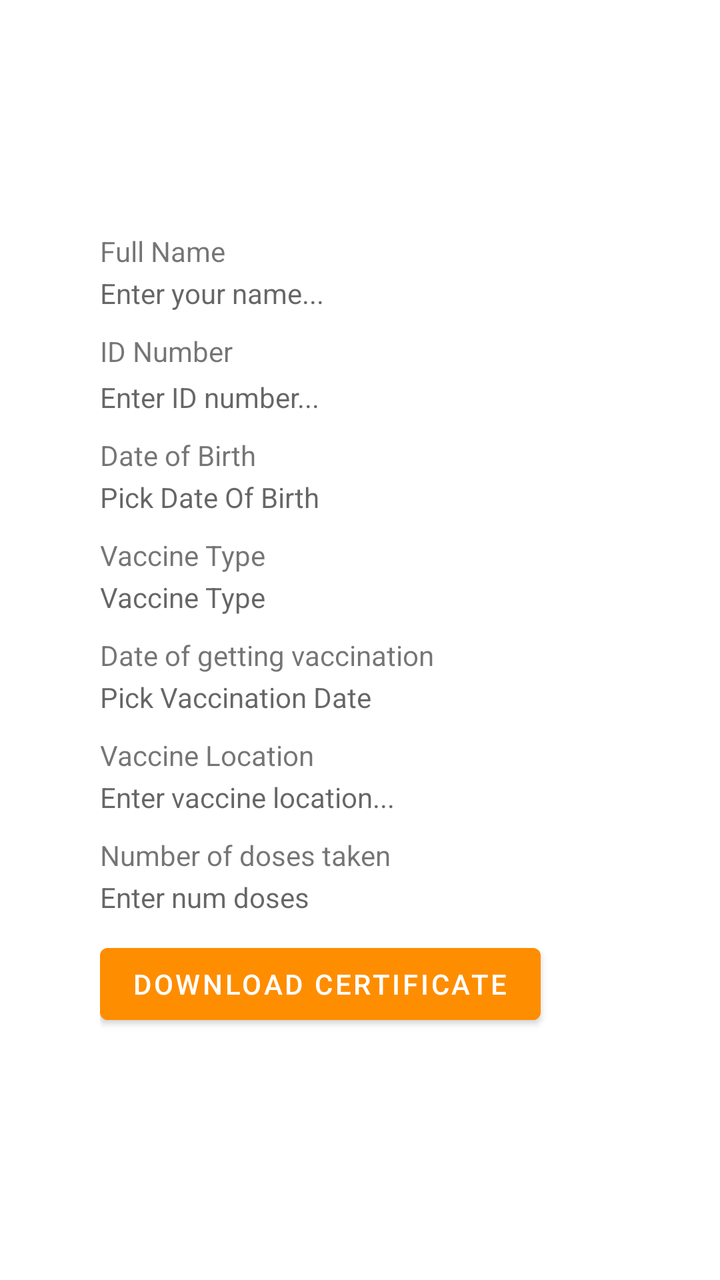
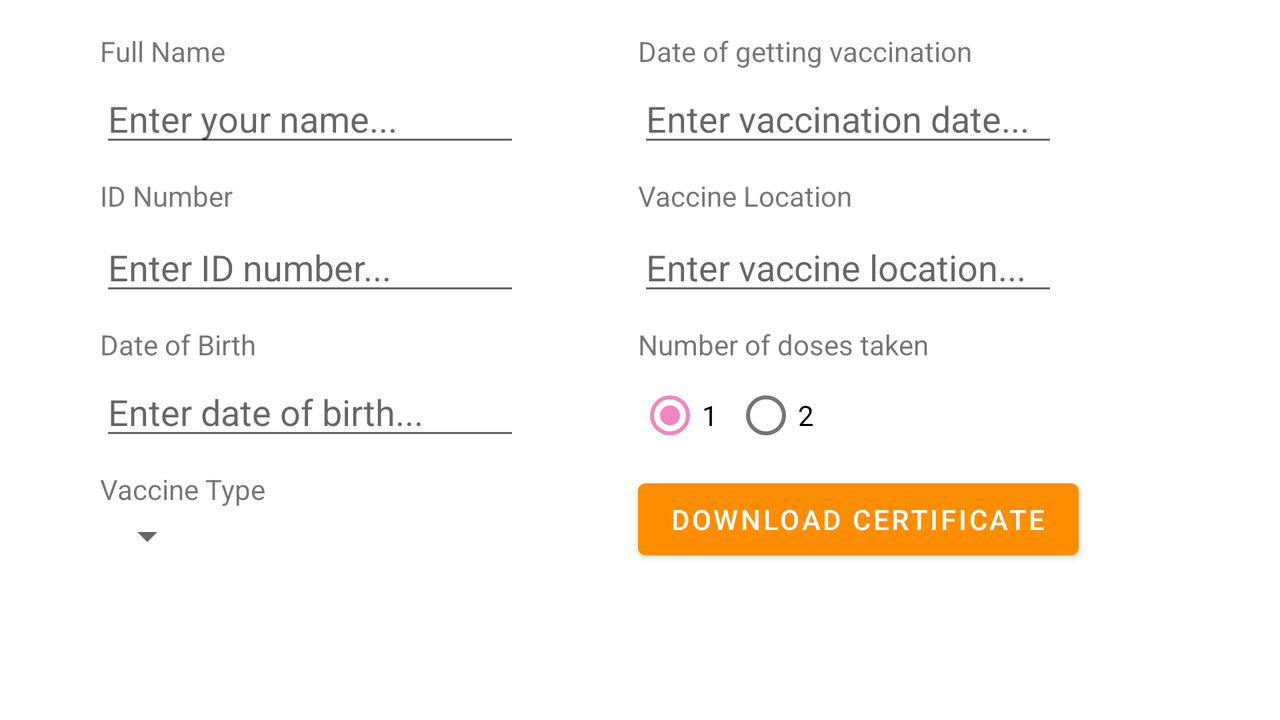

One screen, two layout resources from the same app: the default and the repository's alternative for another configuration. Each is rendered where Android would select it; the XML of both is given below.
<!-- AndroidManifest.xml: application theme Theme.CovidControlX -->
<!-- res/layout/activity_download_certificate.xml -->
<?xml version="1.0" encoding="utf-8"?>
<ScrollView xmlns:android="http://schemas.android.com/apk/res/android"
    xmlns:app="http://schemas.android.com/apk/res-auto"
    android:layout_width="match_parent"
    android:layout_height="match_parent"
    android:background="@color/white">

    <LinearLayout
        android:layout_width="match_parent"
        android:layout_height="wrap_content"
        android:layout_marginStart="50dp"
        android:orientation="vertical"
        android:textAlignment="center">

    <ImageView
        android:id="@+id/output"
        android:layout_width="100dp"
        android:layout_height="100dp"
        android:scaleType="fitCenter"
        android:adjustViewBounds="true"/>

    <TextView
        android:id="@+id/textView6"
        android:layout_width="wrap_content"
        android:layout_height="wrap_content"
        android:layout_marginTop="16dp"
        android:text="@string/full_name"
        app:layout_constraintStart_toStartOf="parent"
        app:layout_constraintTop_toTopOf="parent" />

    <TextView
        android:id="@+id/nameEditTxt"
        android:layout_width="wrap_content"
        android:layout_height="wrap_content"
        android:layout_marginTop="2dp"
        android:ems="10"
        android:hint="@string/enter_your_name"
        android:inputType="textPersonName"
        app:layout_constraintStart_toStartOf="parent"
        app:layout_constraintTop_toBottomOf="@+id/textView6" />

    <TextView
        android:id="@+id/textView7"
        android:layout_width="wrap_content"
        android:layout_height="wrap_content"
        android:layout_marginTop="10dp"
        android:text="@string/id_number"
        app:layout_constraintStart_toStartOf="parent"
        app:layout_constraintTop_toBottomOf="@+id/nameEditTxt" />

    <TextView
        android:id="@+id/idEditTxt"
        android:layout_width="wrap_content"
        android:layout_height="wrap_content"
        android:layout_marginTop="4dp"
        android:ems="10"
        android:hint="@string/enter_id_number"
        android:inputType="textCapCharacters"
        app:layout_constraintStart_toStartOf="parent"
        app:layout_constraintTop_toBottomOf="@+id/textView7" />

    <TextView
        android:id="@+id/textView9"
        android:layout_width="wrap_content"
        android:layout_height="wrap_content"
        android:layout_marginTop="10dp"
        android:text="@string/date_of_birth"
        app:layout_constraintStart_toStartOf="parent"
        app:layout_constraintTop_toBottomOf="@+id/idEditTxt" />

    <TextView
        android:id="@+id/birthDateEditTxt"
        android:layout_width="wrap_content"
        android:layout_height="wrap_content"
        android:layout_marginTop="2dp"
        android:ems="10"
        android:hint="Pick Date Of Birth"
        android:editable="false"
        android:inputType="none"
        app:layout_constraintStart_toStartOf="parent"
        app:layout_constraintTop_toBottomOf="@+id/textView9" />

    <TextView
        android:id="@+id/textView10"
        android:layout_width="wrap_content"
        android:layout_height="wrap_content"
        android:layout_marginTop="10dp"
        android:text="@string/vaccine_type"
        app:layout_constraintStart_toStartOf="parent"
        app:layout_constraintTop_toBottomOf="@+id/birthDateEditTxt" />

    <TextView
        android:id="@+id/vaccineType"
        android:layout_width="wrap_content"
        android:layout_height="wrap_content"
        android:layout_marginTop="2dp"
        android:hint="Vaccine Type"
        app:layout_constraintStart_toStartOf="parent"
        app:layout_constraintTop_toBottomOf="@+id/textView10" />

    <TextView
        android:id="@+id/textView11"
        android:layout_width="wrap_content"
        android:layout_height="wrap_content"
        android:layout_marginTop="10dp"
        android:text="@string/date_of_getting_vaccination"
        app:layout_constraintStart_toStartOf="parent"
        app:layout_constraintTop_toBottomOf="@+id/vaccine_types_spinner" />

    <TextView
        android:id="@+id/vaccineDateEditTxt"
        android:layout_width="wrap_content"
        android:layout_height="wrap_content"
        android:layout_marginTop="2dp"
        android:ems="10"
        android:hint="Pick Vaccination Date"
        android:editable="false"
        android:inputType="none"
        app:layout_constraintStart_toStartOf="parent"
        app:layout_constraintTop_toBottomOf="@+id/textView11" />

    <TextView
        android:id="@+id/textView8"
        android:layout_width="wrap_content"
        android:layout_height="wrap_content"
        android:layout_marginTop="10dp"
        android:text="@string/vaccine_location"
        app:layout_constraintStart_toStartOf="parent"
        app:layout_constraintTop_toBottomOf="@+id/vaccineDateEditTxt" />

    <TextView
        android:id="@+id/vaccineLocationEditTxt"
        android:layout_width="wrap_content"
        android:layout_height="wrap_content"
        android:layout_marginTop="2dp"
        android:ems="10"
        android:hint="@string/enter_vaccine_location"
        android:inputType="textCapWords"
        app:layout_constraintStart_toStartOf="parent"
        app:layout_constraintTop_toBottomOf="@+id/textView8" />

    <TextView
        android:id="@+id/textView13"
        android:layout_width="wrap_content"
        android:layout_height="wrap_content"
        android:layout_marginTop="10dp"
        android:text="@string/number_of_doses_taken"
        app:layout_constraintStart_toStartOf="parent"
        app:layout_constraintTop_toBottomOf="@+id/vaccineLocationEditTxt" />

    <TextView
        android:id="@+id/numDosesTxt"
        android:layout_width="wrap_content"
        android:layout_height="wrap_content"
        android:layout_marginTop="2dp"
        android:ems="10"
        android:hint="Enter num doses"
        android:inputType="textCapWords"
        app:layout_constraintStart_toStartOf="parent"
        app:layout_constraintTop_toBottomOf="@+id/textView13" />

    <Button
        android:id="@+id/downloadBtn"
        android:layout_width="wrap_content"
        android:layout_height="wrap_content"
        android:layout_marginTop="10dp"
        android:backgroundTint="@color/orange_500"
        android:text="@string/download_certificate"
        app:layout_constraintBottom_toBottomOf="parent"
        app:layout_constraintEnd_toEndOf="parent"
        app:layout_constraintStart_toStartOf="parent"
        app:layout_constraintTop_toBottomOf="@+id/numDosesTxt" />

    </LinearLayout>
</ScrollView>
<!-- resources referenced by this layout -->
<resources>
  <color name="orange_500">#ff8d00</color>
  <color name="white">#fff</color>
  <string name="date_of_birth">Date of Birth</string>
  <string name="date_of_getting_vaccination">Date of getting vaccination</string>
  <string name="download_certificate">Download Certificate</string>
  <string name="enter_id_number">Enter ID number...</string>
  <string name="enter_vaccine_location">Enter vaccine location...</string>
  <string name="enter_your_name">Enter your name...</string>
  <string name="full_name">Full Name</string>
  <string name="id_number">ID Number</string>
  <string name="number_of_doses_taken">Number of doses taken</string>
  <string name="vaccine_location">Vaccine Location</string>
  <string name="vaccine_type">Vaccine Type</string>
  <style name="Theme.CovidControlX" parent="Theme.MaterialComponents.DayNight.DarkActionBar">
          <item name="colorPrimary">@color/orange_500</item>
          <item name="colorPrimaryVariant">@color/orange_700</item>
          <item name="colorOnPrimary">@color/white</item>
  
          <item name="colorSecondary">@color/pink_200</item>
          <item name="colorSecondaryVariant">@color/pink_700</item>
          <item name="colorOnSecondary">@color/black</item>
      </style>
  <color name="orange_700">#f47100</color>
  <color name="pink_200">#f186c0</color>
  <color name="pink_700">#c7006e</color>
  <color name="black">#000</color>
</resources>
<!-- res/layout-land/activity_download_certificate.xml (the repository's variant of the layout above) -->
<!-- drawn on the phone turned sideways -->
<?xml version="1.0" encoding="utf-8"?>
<androidx.constraintlayout.widget.ConstraintLayout
    xmlns:android="http://schemas.android.com/apk/res/android"
    xmlns:app="http://schemas.android.com/apk/res-auto"
    android:layout_width="match_parent"
    android:layout_height="match_parent"
    >

    <TextView
        android:id="@+id/textView6"
        android:layout_width="wrap_content"
        android:layout_height="wrap_content"
        android:layout_marginStart="50dp"
        android:layout_marginTop="16dp"
        android:text="@string/full_name"
        app:layout_constraintStart_toStartOf="parent"
        app:layout_constraintTop_toTopOf="parent" />

    <EditText
        android:id="@+id/nameEditTxt"
        android:layout_width="wrap_content"
        android:layout_height="wrap_content"
        android:layout_marginTop="2dp"
        android:ems="10"
        android:hint="@string/enter_your_name"
        android:inputType="textPersonName"
        app:layout_constraintStart_toStartOf="@+id/textView6"
        app:layout_constraintTop_toBottomOf="@+id/textView6" />

    <TextView
        android:id="@+id/textView7"
        android:layout_width="wrap_content"
        android:layout_height="wrap_content"
        android:layout_marginTop="10dp"
        android:text="@string/id_number"
        app:layout_constraintStart_toStartOf="@+id/nameEditTxt"
        app:layout_constraintTop_toBottomOf="@+id/nameEditTxt" />

    <EditText
        android:id="@+id/idEditTxt"
        android:layout_width="wrap_content"
        android:layout_height="wrap_content"
        android:layout_marginTop="4dp"
        android:ems="10"
        android:hint="@string/enter_id_number"
        android:inputType="number"
        app:layout_constraintStart_toStartOf="@+id/textView7"
        app:layout_constraintTop_toBottomOf="@+id/textView7"
        android:autofillHints="" />

    <TextView
        android:id="@+id/textView9"
        android:layout_width="wrap_content"
        android:layout_height="wrap_content"
        android:layout_marginTop="10dp"
        android:text="@string/date_of_birth"
        app:layout_constraintStart_toStartOf="@+id/idEditTxt"
        app:layout_constraintTop_toBottomOf="@+id/idEditTxt" />

    <EditText
        android:id="@+id/birthDateEditTxt"
        android:layout_width="wrap_content"
        android:layout_height="wrap_content"
        android:layout_marginTop="2dp"
        android:ems="10"
        android:hint="@string/enter_date_of_birth"
        android:inputType="date"
        app:layout_constraintStart_toStartOf="@+id/textView9"
        app:layout_constraintTop_toBottomOf="@+id/textView9" />

    <TextView
        android:id="@+id/textView10"
        android:layout_width="wrap_content"
        android:layout_height="wrap_content"
        android:layout_marginTop="10dp"
        android:text="@string/vaccine_type"
        app:layout_constraintStart_toStartOf="@+id/birthDateEditTxt"
        app:layout_constraintTop_toBottomOf="@+id/birthDateEditTxt" />

    <Spinner
        android:id="@+id/vaccine_types_spinner"
        android:layout_width="0dp"
        android:layout_height="wrap_content"
        android:layout_marginTop="2dp"
        android:layout_marginEnd="35dp"
        app:layout_constraintEnd_toEndOf="@+id/textView10"
        app:layout_constraintStart_toStartOf="@id/textView10"
        app:layout_constraintTop_toBottomOf="@+id/textView10" />

    <TextView
        android:id="@+id/textView11"
        android:layout_width="wrap_content"
        android:layout_height="wrap_content"
        android:layout_marginTop="16dp"
        android:layout_marginEnd="154dp"
        android:text="@string/date_of_getting_vaccination"
        app:layout_constraintEnd_toEndOf="parent"
        app:layout_constraintTop_toTopOf="parent" />

    <EditText
        android:id="@+id/vaccineDateEditTxt"
        android:layout_width="wrap_content"
        android:layout_height="wrap_content"
        android:layout_marginTop="2dp"
        android:ems="10"
        android:hint="@string/enter_date_of_vaccine"
        android:inputType="date"
        app:layout_constraintStart_toStartOf="@+id/textView11"
        app:layout_constraintTop_toBottomOf="@+id/textView11" />

    <TextView
        android:id="@+id/textView8"
        android:layout_width="wrap_content"
        android:layout_height="wrap_content"
        android:layout_marginTop="10dp"
        android:text="@string/vaccine_location"
        app:layout_constraintStart_toStartOf="@+id/vaccineDateEditTxt"
        app:layout_constraintTop_toBottomOf="@+id/vaccineDateEditTxt" />

    <EditText
        android:id="@+id/vaccineLocationEditTxt"
        android:layout_width="wrap_content"
        android:layout_height="wrap_content"
        android:layout_marginTop="4dp"
        android:ems="10"
        android:hint="@string/enter_vaccine_location"
        android:inputType="textPersonName"
        app:layout_constraintStart_toStartOf="@+id/textView8"
        app:layout_constraintTop_toBottomOf="@+id/textView8"
        android:autofillHints="" />

    <TextView
        android:id="@+id/textView13"
        android:layout_width="wrap_content"
        android:layout_height="wrap_content"
        android:layout_marginTop="10dp"
        android:text="@string/number_of_doses_taken"
        app:layout_constraintStart_toStartOf="@+id/vaccineLocationEditTxt"
        app:layout_constraintTop_toBottomOf="@+id/vaccineLocationEditTxt" />

    <RadioGroup
        android:id="@+id/rdBtns"
        android:layout_width="wrap_content"
        android:layout_height="wrap_content"
        android:layout_marginTop="2dp"
        android:orientation="horizontal"
        app:layout_constraintStart_toStartOf="@+id/textView13"
        app:layout_constraintTop_toBottomOf="@+id/textView13">

        <RadioButton
            android:id="@+id/oneRdBtn"
            android:layout_width="wrap_content"
            android:layout_height="wrap_content"
            android:checked="true"
            android:onClick="onRadioButtonClicked"
            android:text="1" />

        <RadioButton
            android:id="@+id/twoRdBtn"
            android:layout_width="wrap_content"
            android:layout_height="wrap_content"
            android:onClick="onRadioButtonClicked"
            android:text="2" />

    </RadioGroup>

    <Button
        android:id="@+id/downloadBtn"
        android:layout_width="wrap_content"
        android:layout_height="wrap_content"
        android:layout_marginTop="4dp"
        android:backgroundTint="@color/orange_500"
        android:text="@string/download_certificate"
        app:layout_constraintStart_toStartOf="@+id/rdBtns"
        app:layout_constraintTop_toBottomOf="@+id/rdBtns" />

</androidx.constraintlayout.widget.ConstraintLayout>
<!-- resources referenced by the variant -->
<!-- as the phone turned sideways resolves them -->
<resources>
  <color name="orange_500">#ff8d00</color>
  <string name="date_of_birth">Date of Birth</string>
  <string name="date_of_getting_vaccination">Date of getting vaccination</string>
  <string name="download_certificate">Download Certificate</string>
  <string name="enter_date_of_birth">Enter date of birth...</string>
  <string name="enter_date_of_vaccine">Enter vaccination date...</string>
  <string name="enter_id_number">Enter ID number...</string>
  <string name="enter_vaccine_location">Enter vaccine location...</string>
  <string name="enter_your_name">Enter your name...</string>
  <string name="full_name">Full Name</string>
  <string name="id_number">ID Number</string>
  <string name="number_of_doses_taken">Number of doses taken</string>
  <string name="vaccine_location">Vaccine Location</string>
  <string name="vaccine_type">Vaccine Type</string>
  <style name="Theme.CovidControlX" parent="Theme.MaterialComponents.DayNight.DarkActionBar">
          <item name="colorPrimary">@color/orange_500</item>
          <item name="colorPrimaryVariant">@color/orange_700</item>
          <item name="colorOnPrimary">@color/white</item>
  
          <item name="colorSecondary">@color/pink_200</item>
          <item name="colorSecondaryVariant">@color/pink_700</item>
          <item name="colorOnSecondary">@color/black</item>
      </style>
  <color name="orange_700">#f47100</color>
  <color name="white">#fff</color>
  <color name="pink_200">#f186c0</color>
  <color name="pink_700">#c7006e</color>
  <color name="black">#000</color>
</resources>
